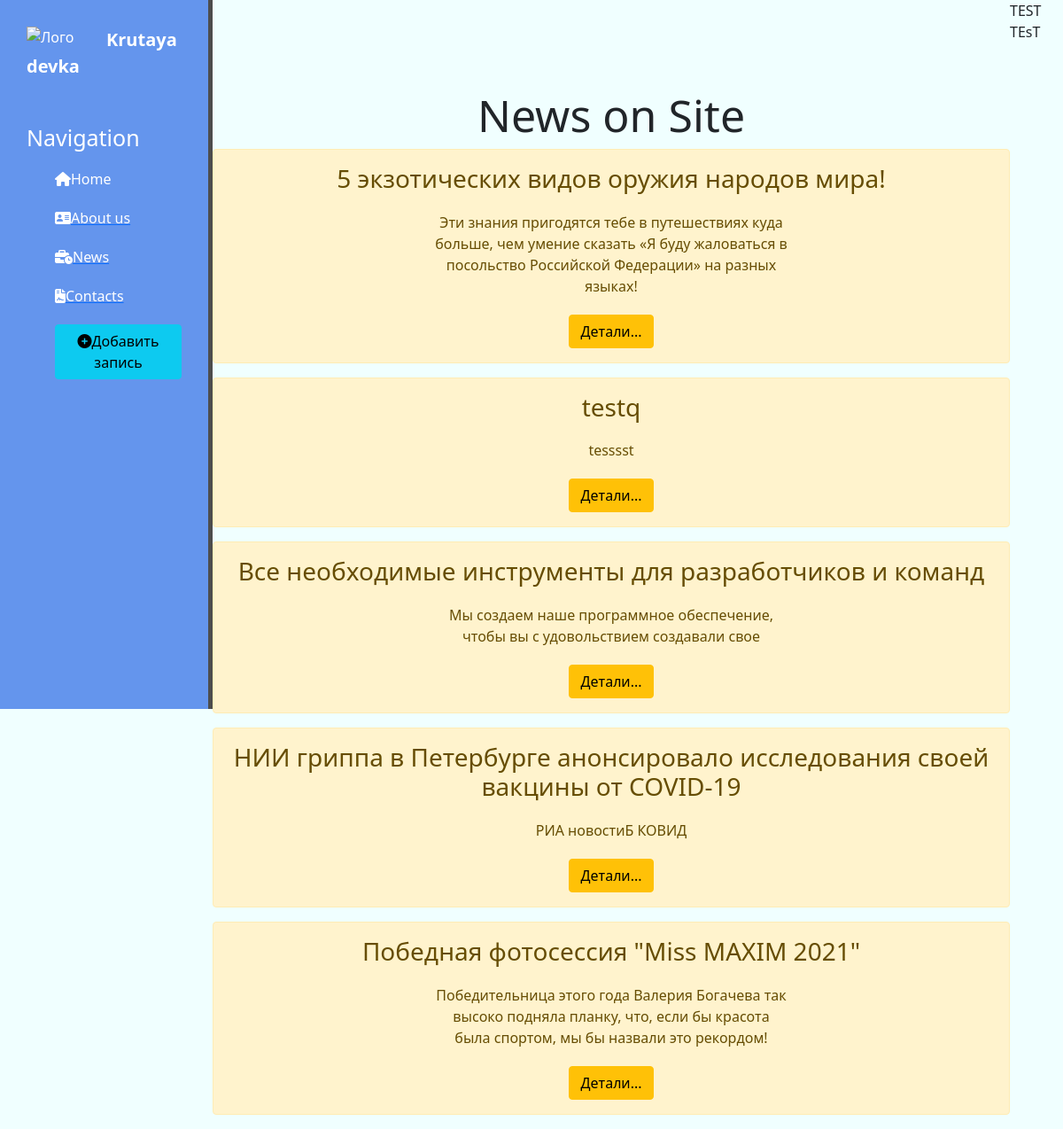
Page /news/ on the committed database.
### news/models.py (models this page shows, shortened)
class Article(models.Model):
    title = models.CharField('Название', max_length=100, default='')
    anons = models.CharField('Анонс', max_length=200, default='')
    full_text = models.TextField('Текст статьи')
    date = models.DateTimeField('Время и дата публикации')
    class Meta:
        verbose_name='Новость'
        verbose_name_plural='Новости'

### news/views.py (the view)
def news_home(request):
    news = Article.objects.order_by('title')
    return render(request, 'news/news_home.html', {"news": news})

### news/templates/news/news_home.html (shortened to what this page needs)
{% extends 'main/layout.html' %}
{% block content %}
    <div class="feature">
        <h1>News on Site</h1>
        {% if news%}
            {% for el in news%}
                <div class="alert alert-warning">
                    <h3>{{ el.title }}</h3>
                    <p>{{ el.anons }}</p>
                    <a href="{% url 'news_detail' el.id %}" class="btn btn-warning">Детали...</a>
                </div>
            {% endfor %}
        {% else %}
            <p> У ВАС НЕТ ЗАПИСЕЙ ;(</p>
        {% endif %}
    </div>
    {% include 'main/test.html' %}
{% endblock %}

### main/static/main/css/main.css (style rules this page uses)
body { background: azure; }
main .feature { float: left; margin-top: 100px; text-align: center; width: 75%; }
main .feature h1 { font-size: 50px; }
main .feature p { max-width: 400px; margin: 20px auto }

### rows in the picture
Article: title "5 экзотических видов оружия народов мира!", anons "Эти знания пригодятся тебе в путешествиях куда больше, чем умение сказать «Я буду жаловаться в посольство Российской Федерации» на разных языках!"
Article: title "testq", anons "tesssst"
Article: title "Все необходимые инструменты для разработчиков и команд", anons "Мы создаем наше программное обеспечение, чтобы вы с удовольствием создавали свое"
Article: title "НИИ гриппа в Петербурге анонсировало исследования своей вакцины от COVID-19", anons "РИА новостиБ КОВИД"
Article: title "Победная фотосессия \"Мiss MAXIM 2021\"", anons "Победительница этого года Валерия Богачева так высоко подняла планку, что, если бы красота была спортом, мы бы назвали это рекордом!"
